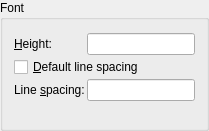
        <widget class="QGroupBox" name="bgFont">
         <property name="sizePolicy">
          <sizepolicy hsizetype="Preferred" vsizetype="Preferred">
           <horstretch>0</horstretch>
           <verstretch>0</verstretch>
          </sizepolicy>
         </property>
         <property name="title">
          <string>Font</string>
         </property>
         <layout class="QGridLayout">
          <property name="spacing">
           <number>2</number>
          </property>
          <item row="1" column="1">
           <widget class="QLineEdit" name="leHeight">
            <property name="sizePolicy">
             <sizepolicy hsizetype="Expanding" vsizetype="Fixed">
              <horstretch>0</horstretch>
              <verstretch>0</verstretch>
             </sizepolicy>
            </property>
           </widget>
          </item>
          <item row="1" column="0">
           <widget class="QLabel" name="lHeight">
            <property name="text">
             <string>&amp;Height:</string>
            </property>
            <property name="wordWrap">
             <bool>false</bool>
            </property>
            <property name="buddy">
             <cstring>leHeight</cstring>
            </property>
           </widget>
          </item>
          <item row="5" column="1">
           <spacer name="spacer2_2">
            <property name="orientation">
             <enum>Qt::Vertical</enum>
            </property>
            <property name="sizeType">
             <enum>QSizePolicy::Expanding</enum>
            </property>
            <property name="sizeHint" stdset="0">
             <size>
              <width>20</width>
              <height>16</height>
             </size>
            </property>
           </spacer>
          </item>
          <item row="0" column="0" colspan="2">
           <widget class="QG_FontBox" name="cbFont" native="true">
            <property name="sizePolicy">
             <sizepolicy hsizetype="Expanding" vsizetype="Fixed">
              <horstretch>0</horstretch>
              <verstretch>0</verstretch>
             </sizepolicy>
            </property>
           </widget>
          </item>
          <item row="5" column="0">
           <spacer name="spacer2">
            <property name="orientation">
             <enum>Qt::Vertical</enum>
            </property>
            <property name="sizeType">
             <enum>QSizePolicy::Expanding</enum>
            </property>
            <property name="sizeHint" stdset="0">
             <size>
              <width>20</width>
              <height>16</height>
             </size>
            </property>
           </spacer>
          </item>
          <item row="3" column="0">
           <widget class="QLabel" name="lLineSpacingFactor">
            <property name="text">
             <string>Line &amp;spacing:</string>
            </property>
            <property name="wordWrap">
             <bool>false</bool>
            </property>
            <property name="buddy">
             <cstring>leLineSpacingFactor</cstring>
            </property>
           </widget>
          </item>
          <item row="3" column="1">
           <widget class="QLineEdit" name="leLineSpacingFactor">
            <property name="sizePolicy">
             <sizepolicy hsizetype="Expanding" vsizetype="Fixed">
              <horstretch>0</horstretch>
              <verstretch>0</verstretch>
             </sizepolicy>
            </property>
           </widget>
          </item>
          <item row="2" column="0" colspan="2">
           <widget class="QCheckBox" name="cbDefault">
            <property name="sizePolicy">
             <sizepolicy hsizetype="Expanding" vsizetype="Fixed">
              <horstretch>0</horstretch>
              <verstretch>0</verstretch>
             </sizepolicy>
            </property>
            <property name="text">
             <string>&amp;Default line spacing</string>
            </property>
            <property name="shortcut">
             <string>Alt+D</string>
            </property>
           </widget>
          </item>
         </layout>
        </widget>
